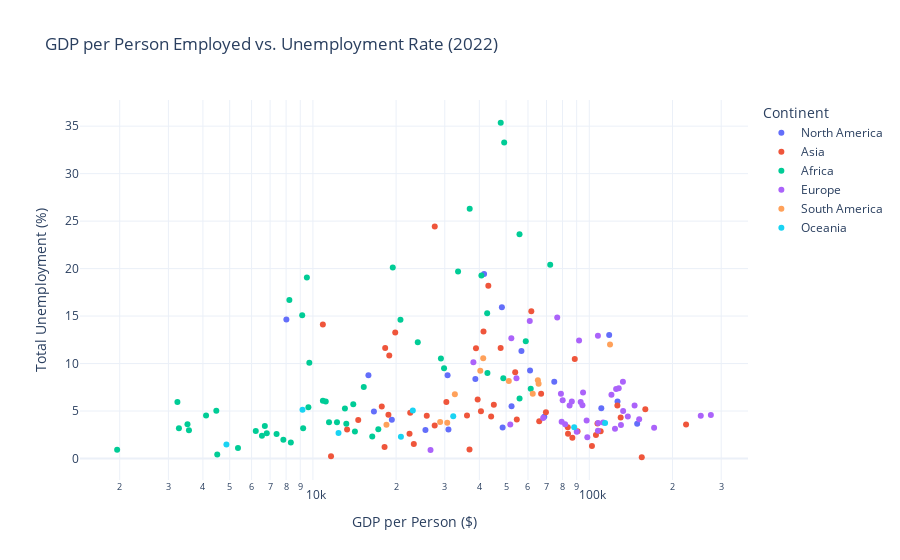

Notebook source saved alongside this figure:
### Code cell
# --- Viz 5: Scatter Plot (GDP vs Unemployment) ---
fig5 = px.scatter(df_2022, x=col_gdp, 
                  y=col_unemp_total,
                  color="Continent",
                  hover_name="Country",
                  log_x=True,
                  title="GDP per Person Employed vs. Unemployment Rate (2022)",
                  template='plotly_white')
fig5.show()

### Figure 1 — Plotly figure (JSON) as saved in the notebook; plotly's stock layout.template omitted (floating-point values rounded to 4 significant figures)
{"data": [{"hovertemplate": "<b>%{hovertext}</b><br><br>Continent=North America<br>GDP per Person ($)=%{x}<br>Total Unemployment (%)=%{y}<extra></extra>", "hovertext": ["ABW", "ATG", "BHS", "BLZ", "BMU", "BRB", "CAN", "CRI", "CUB", "CUW", "CYM", "DMA", "DOM", "GRD", "GRL", "GTM", "HND", "HTI", "JAM", "KNA", "LCA", "MAF", "MEX", "NIC", "PAN", "PRI", "SLV", "TCA", "TTO", "USA", "VCT", "VGB", "VIR"], "legendgroup": "North America", "marker": {"color": "#636efa", "symbol": "circle"}, "mode": "markers", "name": "North America", "orientation": "v", "showlegend": true, "type": "scatter", "x": [NaN, NaN, 61030.0, 30710.0, NaN, 38700.0, 110500.0, 56810.0, NaN, NaN, NaN, NaN, 52320.0, NaN, NaN, 30930.0, 15880.0, 8017.0, 19300.0, NaN, 48270.0, NaN, 48570.0, 16620.0, 74670.0, 126500.0, 25530.0, NaN, 68720.0, 149000.0, 41620.0, NaN, 118000.0], "xaxis": "x", "y": [NaN, NaN, 9.272, 8.763, NaN, 8.365, 5.279, 11.32, 1.82, NaN, NaN, NaN, 5.504, NaN, NaN, 3.051, 8.774, 14.63, 4.083, NaN, 15.93, NaN, 3.256, 4.961, 8.086, 6.0, 2.999, NaN, 4.383, 3.65, 19.42, NaN, 13.01], "yaxis": "y"}, {"hovertemplate": "<b>%{hovertext}</b><br><br>Continent=Asia<br>GDP per Person ($)=%{x}<br>Total Unemployment (%)=%{y}<extra></extra>", "hovertext": ["AFG", "ARE", "ARM", "AZE", "BGD", "BHR", "BRN", "BTN", "CHN", "CYP", "GEO", "HKG", "IDN", "IND", "IRN", "IRQ", "ISR", "JOR", "JPN", "KAZ", "KGZ", "KHM", "KOR", "KWT", "LAO", "LBN", "LKA", "MAC", "MDV", "MMR", "MNG", "MYS", "NPL", "OMN", "PAK", "PHL", "PRK", "PSE", "QAT", "SAU", "SGP", "SYR", "THA", "TJK", "TKM", "TUR", "UZB", "VNM", "YEM"], "legendgroup": "Asia", "marker": {"color": "#EF553B", "symbol": "circle"}, "mode": "markers", "name": "Asia", "orientation": "v", "showlegend": true, "type": "scatter", "x": [10860.0, 109900.0, 41420.0, 45140.0, 18760.0, 102200.0, 159500.0, 30390.0, 40550.0, 66940.0, 47780.0, 129900.0, 27580.0, 22490.0, 53930.0, 61680.0, 107000.0, 43120.0, 83750.0, 69670.0, 14590.0, 11630.0, 90670.0, 86830.0, 18170.0, 38900.0, 36100.0, 105700.0, 44140.0, 13290.0, 39450.0, 65890.0, 18890.0, 83560.0, 17750.0, 22360.0, NaN, 27600.0, 154800.0, 126400.0, 223900.0, 19850.0, 36860.0, 18260.0, 54660.0, 88600.0, 25820.0, 23180.0, NaN], "xaxis": "x", "y": [14.1, 2.872, 13.38, 5.65, 4.593, 1.326, 5.191, 5.947, 4.98, 6.806, 11.65, 4.318, 3.462, 4.822, 9.085, 15.51, 3.695, 18.2, 2.6, 4.86, 4.043, 0.231, 2.857, 2.174, 1.209, 11.6, 4.528, 2.482, 4.419, 3.057, 6.211, 3.93, 10.84, 3.3, 5.485, 2.598, 2.805, 24.42, 0.13, 5.589, 3.591, 13.27, 0.94, 11.63, 4.109, 10.46, 4.49, 1.523, 17.36], "yaxis": "y"}, {"hovertemplate": "<b>%{hovertext}</b><br><br>Continent=Africa<br>GDP per Person ($)=%{x}<br>Total Unemployment (%)=%{y}<extra></extra>", "hovertext": ["AGO", "BDI", "BEN", "BFA", "BWA", "CAF", "CIV", "CMR", "COD", "COG", "COM", "CPV", "DJI", "DZA", "EGY", "ERI", "ETH", "GAB", "GHA", "GIN", "GMB", "GNB", "GNQ", "KEN", "LBR", "LBY", "LSO", "MAR", "MDG", "MLI", "MOZ", "MRT", "MUS", "MWI", "NAM", "NER", "NGA", "RWA", "SDN", "SEN", "SLE", "SOM", "SSD", "STP", "SWZ", "SYC", "TCD", "TGO", "TUN", "TZA", "UGA", "ZAF", "ZMB", "ZWE"], "legendgroup": "Africa", "marker": {"color": "#00cc96", "symbol": "circle"}, "mode": "markers", "name": "Africa", "orientation": "v", "showlegend": true, "type": "scatter", "x": [20740.0, 1958.0, 8321.0, 9631.0, 55910.0, 3234.0, 16390.0, 13210.0, 4106.0, 19450.0, 11440.0, 23960.0, 36920.0, 58900.0, 61390.0, NaN, 6700.0, 72190.0, 17250.0, 13060.0, 10870.0, 6810.0, 48850.0, 14000.0, 3561.0, 40700.0, 8219.0, 29820.0, 3275.0, 6541.0, 3517.0, 29050.0, 55930.0, 4472.0, 33510.0, 4507.0, 12220.0, 9147.0, 15280.0, 14190.0, 9218.0, 9508.0, NaN, 42790.0, 47810.0, NaN, 5357.0, 7819.0, 42700.0, 7388.0, 6213.0, 49210.0, 11130.0, 9706.0], "xaxis": "x", "y": [14.6, 0.915, 1.685, 5.389, 23.61, 5.956, 2.306, 3.653, 4.522, 20.11, 3.816, 12.25, 26.31, 12.35, 7.344, 5.695, 3.409, 20.4, 3.084, 5.267, 6.076, 2.666, 8.455, 5.707, 2.977, 19.28, 16.69, 9.494, 3.186, 2.387, 3.596, 10.53, 6.322, 5.037, 19.7, 0.418, 3.821, 15.08, 7.53, 2.837, 3.175, 19.05, 12.54, 8.992, 35.36, NaN, 1.096, 1.965, 15.3, 2.588, 2.886, 33.27, 5.995, 10.09], "yaxis": "y"}, {"hovertemplate": "<b>%{hovertext}</b><br><br>Continent=Europe<br>GDP per Person ($)=%{x}<br>Total Unemployment (%)=%{y}<extra></extra>", "hovertext": ["ALB", "AND", "AUT", "BEL", "BGR", "BIH", "BLR", "CHE", "CZE", "DEU", "DNK", "ESP", "EST", "FIN", "FRA", "FRO", "GBR", "GIB", "GRC", "HRV", "HUN", "IMN", "IRL", "ISL", "ITA", "LIE", "LTU", "LUX", "LVA", "MCO", "MDA", "MKD", "MLT", "MNE", "NLD", "NOR", "POL", "PRT", "ROU", "RUS", "SMR", "SRB", "SVK", "SVN", "SWE", "UKR"], "legendgroup": "Europe", "marker": {"color": "#ab63fa", "symbol": "circle"}, "mode": "markers", "name": "Europe", "orientation": "v", "showlegend": true, "type": "scatter", "x": [38080.0, NaN, 132500.0, 145800.0, 68080.0, 52230.0, 51770.0, 151500.0, 98360.0, 123800.0, 137800.0, 107400.0, 84830.0, 120200.0, 125000.0, NaN, 107600.0, NaN, 91830.0, 94910.0, 81760.0, NaN, 253100.0, 112200.0, 132300.0, NaN, 93060.0, 275200.0, 78940.0, NaN, 26640.0, 60890.0, 107400.0, 76540.0, 130200.0, 171600.0, 90060.0, 86430.0, 94440.0, 79420.0, NaN, 54500.0, 80110.0, 97790.0, 127800.0, NaN], "xaxis": "x", "y": [10.14, NaN, 4.992, 5.57, 4.268, 12.66, 3.574, 4.122, 2.224, 3.12, 4.434, 12.92, 5.571, 6.719, 7.308, NaN, 3.73, NaN, 12.43, 6.96, 3.609, NaN, 4.501, 3.789, 8.069, NaN, 5.955, 4.588, 6.815, NaN, 0.897, 14.48, 2.921, 14.85, 3.526, 3.231, 2.811, 6.011, 5.614, 3.867, NaN, 8.439, 6.143, 4.011, 7.392, NaN], "yaxis": "y"}, {"hovertemplate": "<b>%{hovertext}</b><br><br>Continent=South America<br>GDP per Person ($)=%{x}<br>Total Unemployment (%)=%{y}<extra></extra>", "hovertext": ["ARG", "BOL", "BRA", "CHL", "COL", "ECU", "GUY", "PER", "PRY", "SUR", "URY", "VEN"], "legendgroup": "South America", "marker": {"color": "#FFA15A", "symbol": "circle"}, "mode": "markers", "name": "South America", "orientation": "v", "showlegend": true, "type": "scatter", "x": [62420.0, 18450.0, 40320.0, 65140.0, 41320.0, 30620.0, 118800.0, 28860.0, 32620.0, 51130.0, 65550.0, NaN], "xaxis": "x", "y": [6.805, 3.552, 9.231, 8.249, 10.55, 3.761, 12.01, 3.85, 6.755, 8.16, 7.877, 5.707], "yaxis": "y"}, {"hovertemplate": "<b>%{hovertext}</b><br><br>Continent=Oceania<br>GDP per Person ($)=%{x}<br>Total Unemployment (%)=%{y}<extra></extra>", "hovertext": ["ASM", "AUS", "FJI", "FSM", "GUM", "KIR", "MHL", "MNP", "NCL", "NRU", "NZL", "PLW", "PNG", "PYF", "SLB", "TON", "TUV", "VUT", "WSM"], "legendgroup": "Oceania", "marker": {"color": "#19d3f3", "symbol": "circle"}, "mode": "markers", "name": "Oceania", "orientation": "v", "showlegend": true, "type": "scatter", "x": [NaN, 114100.0, 32190.0, NaN, NaN, NaN, NaN, NaN, NaN, NaN, 88170.0, NaN, 12380.0, NaN, 4865.0, 20820.0, NaN, 9169.0, 22990.0], "xaxis": "x", "y": [NaN, 3.728, 4.446, NaN, 5.454, NaN, NaN, NaN, 10.71, NaN, 3.297, NaN, 2.689, 11.89, 1.483, 2.302, NaN, 5.143, 5.048], "yaxis": "y"}], "layout": {"legend": {"title": {"text": "Continent"}, "tracegroupgap": 0}, "title": {"text": "GDP per Person Employed vs. Unemployment Rate (2022)"}, "xaxis": {"anchor": "y", "domain": [0, 1], "title": {"text": "GDP per Person ($)"}, "type": "log"}, "yaxis": {"anchor": "x", "domain": [0, 1], "title": {"text": "Total Unemployment (%)"}}}}
